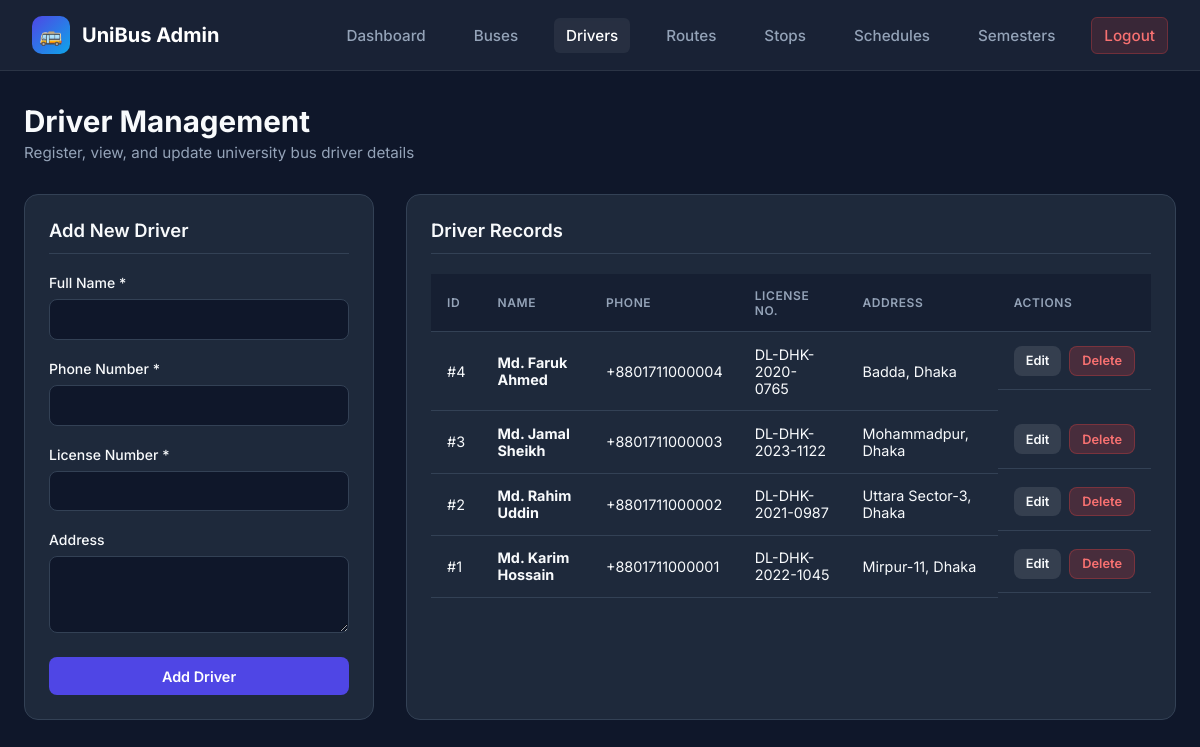
Page /driver.php (signed in) on the committed database.
### tables this page shows
CREATE TABLE `driver` (
  `DriverID` int(11) NOT NULL AUTO_INCREMENT,
  `FullName` varchar(100) NOT NULL,
  `Phone` varchar(20) NOT NULL,
  `LicenseNumber` varchar(50) NOT NULL,
  `Address` varchar(255) DEFAULT NULL,
  PRIMARY KEY (`DriverID`),
  UNIQUE KEY `Phone` (`Phone`),
  UNIQUE KEY `LicenseNumber` (`LicenseNumber`)
);

### driver.php (the view, shortened to what this page needs)
<?php
include("db.php");
$edit_driver = null;
$drivers_query = "SELECT * FROM driver ORDER BY DriverID DESC";
$drivers_result = mysqli_query($conn, $drivers_query);
?>
<!DOCTYPE html>
<html lang="en">
<head>
    <link rel="stylesheet" href="style.css">
</head>
<body>
    <nav class="navbar">
        <a href="admin.php" class="brand">
            <div class="brand-icon">🚌</div>
            <span>UniBus Admin</span>
        </a>
        <ul class="nav-links">
            <li><a href="admin.php">Dashboard</a></li>
            <li><a href="bus.php">Buses</a></li>
            <li><a href="driver.php" class="active">Drivers</a></li>
            <li><a href="route.php">Routes</a></li>
            <li><a href="busstop.php">Stops</a></li>
            <li><a href="busschedule.php">Schedules</a></li>
            <li><a href="semester.php">Semesters</a></li>
            <li><a href="logout.php" class="btn-logout">Logout</a></li>
        </ul>
    </nav>
    <div class="container">
        <div class="page-header">
            <div class="page-title">
                <h1>Driver Management</h1>
                <p>Register, view, and update university bus driver details</p>
            </div>
        </div>
        <div class="grid-layout">
            <div class="card">
                <div class="card-title"><?php echo $edit_driver ? 'Edit Driver Details' : 'Add New Driver'; ?></div>
                <form method="POST" action="driver.php">
                    <div class="form-group">
                        <label>Full Name *</label>
                        <input type="text" name="FullName" class="form-control" required value="<?php echo $edit_driver ? htmlspecialchars($edit_driver['FullName']) : ''; ?>">
                    </div>
                    <div class="form-group">
                        <label>Phone Number *</label>
                        <input type="text" name="Phone" class="form-control" required value="<?php echo $edit_driver ? htmlspecialchars($edit_driver['Phone']) : ''; ?>">
                    </div>
                    <div class="form-group">
                        <label>License Number *</label>
                        <input type="text" name="LicenseNumber" class="form-control" required value="<?php echo $edit_driver ? htmlspecialchars($edit_driver['LicenseNumber']) : ''; ?>">
                    </div>
                    <div class="form-group">
                        <label>Address</label>
                        <textarea name="Address" class="form-control" rows="3"><?php echo $edit_driver ? htmlspecialchars($edit_driver['Address']) : ''; ?></textarea>
                    </div>
                    <button type="submit" name="save_driver" class="btn btn-primary btn-block">
                        <?php echo $edit_driver ? 'Update Driver' : 'Add Driver'; ?>
                    </button>
                </form>
            </div>
            <div class="card">
                <div class="card-title">Driver Records</div>
                <div class="table-responsive">
                    <table class="table">
                        <thead>
                            <tr>
                                <th>ID</th>
                                <th>Name</th>
                                <th>Phone</th>
                                <th>License No.</th>
                                <th>Address</th>
                                <th>Actions</th>
                            </tr>
                        </thead>
                        <tbody>
                            <?php if (mysqli_num_rows($drivers_result) > 0): ?>
                                <?php while ($row = mysqli_fetch_assoc($drivers_result)): ?>
                                    <tr>
                                        <td>#<?php echo $row['DriverID']; ?></td>
                                        <td><strong><?php echo htmlspecialchars($row['FullName']); ?></strong></td>
                                        <td><?php echo htmlspecialchars($row['Phone']); ?></td>
                                        <td><code><?php echo htmlspecialchars($row['LicenseNumber']); ?></code></td>
                                        <td><?php echo htmlspecialchars($row['Address'] ?: 'N/A'); ?></td>
                                        <td style="display:flex; gap:0.5rem;">
                                            <a href="driver.php?edit=<?php echo $row['DriverID']; ?>" class="btn btn-secondary btn-sm">Edit</a>
                                            <a href="driver.php?delete=<?php echo $row['DriverID']; ?>" class="btn btn-danger btn-sm" onclick="return confirm('Are you sure you want to delete this driver?');">Delete</a>
                                        </td>
                                    </tr>
                                <?php endwhile; ?>
                            <?php else: ?>
                                <tr>
                                    <td colspan="6" style="text-align: center; color: var(--text-muted);">No drivers registered yet.</td>
                                </tr>
                            <?php endif; ?>
                        </tbody>
                    </table>
                </div>
            </div>
        </div>
    </div>
</body>
</html>

### style.css (style rules this page uses)
:root { --primary: #4f46e5; --primary-hover: #4338ca; --primary-light: #eef2ff; --secondary: #0ea5e9; --success: #10b981; --warning: #f59e0b; --danger: #ef4444; --bg-dark: #0f172a; --card-bg: #1e293b; --text-main: #f8fafc; --text-muted: #94a3b8; --border-color: #334155; --glass-bg: rgba(30, 41, 59, 0.7); --glass-border: rgba(255, 255, 255, 0.08); }
* { margin: 0; padding: 0; box-sizing: border-box; font-family: 'Inter', system-ui, -apple-system, sans-serif; }
body { background-color: var(--bg-dark); color: var(--text-main); min-height: 100vh; display: flex; flex-direction: column; }
.navbar { background: var(--glass-bg); backdrop-filter: blur(12px); border-bottom: 1px solid var(--glass-border); padding: 1rem 2rem; display: flex; justify-content: space-between; align-items: center; position: sticky; top: 0; z-index: 100; }
.navbar .brand { display: flex; align-items: center; gap: 0.75rem; font-size: 1.25rem; font-weight: 700; color: #ffffff; text-decoration: none; }
.navbar .brand-icon { width: 38px; height: 38px; background: linear-gradient(135deg, var(--primary), var(--secondary)); border-radius: 10px; display: flex; align-items: center; justify-content: center; font-size: 1.2rem; }
.nav-links { display: flex; align-items: center; gap: 1.5rem; list-style: none; }
.nav-links a { color: var(--text-muted); text-decoration: none; font-weight: 500; font-size: 0.95rem; transition: all 0.2s ease; padding: 0.5rem 0.75rem; border-radius: 6px; }
.nav-links a:hover, .nav-links a.active { color: #ffffff; background: rgba(255, 255, 255, 0.06); }
.btn-logout { background: rgba(239, 68, 68, 0.15); color: #f87171 !important; border: 1px solid rgba(239, 68, 68, 0.3); }
.container { max-width: 1200px; margin: 2rem auto; padding: 0 1.5rem; width: 100%; flex: 1; }
.page-header { display: flex; justify-content: space-between; align-items: center; margin-bottom: 2rem; }
.page-title h1 { font-size: 1.85rem; font-weight: 700; }
.page-title p { color: var(--text-muted); font-size: 0.95rem; margin-top: 0.25rem; }
.grid-layout { display: grid; grid-template-columns: 350px 1fr; gap: 2rem; }
.card { background: var(--card-bg); border: 1px solid var(--border-color); border-radius: 14px; padding: 1.5rem; }
.card-title { font-size: 1.15rem; font-weight: 600; margin-bottom: 1.25rem; padding-bottom: 0.75rem; border-bottom: 1px solid var(--border-color); }
.form-group { margin-bottom: 1.25rem; }
.form-group label { display: block; font-size: 0.875rem; font-weight: 500; margin-bottom: 0.5rem; color: var(--text-main); }
.form-control { width: 100%; padding: 0.65rem 0.85rem; background: var(--bg-dark); border: 1px solid var(--border-color); border-radius: 8px; color: var(--text-main); font-size: 0.925rem; outline: none; transition: border-color 0.2s; }
.btn { display: inline-flex; align-items: center; justify-content: center; gap: 0.5rem; padding: 0.65rem 1.25rem; border-radius: 8px; font-weight: 600; font-size: 0.9rem; cursor: pointer; border: none; transition: all 0.2s ease; text-decoration: none; }
.btn-primary { background: var(--primary); color: white; }
.btn-secondary { background: rgba(255, 255, 255, 0.1); color: var(--text-main); }
.btn-danger { background: rgba(239, 68, 68, 0.2); color: #f87171; border: 1px solid rgba(239, 68, 68, 0.3); }
.btn-sm { padding: 0.4rem 0.75rem; font-size: 0.8rem; }
.btn-block { width: 100%; }
.table-responsive { width: 100%; overflow-x: auto; }
.table { width: 100%; border-collapse: collapse; text-align: left; }
.table th, .table td { padding: 0.85rem 1rem; border-bottom: 1px solid var(--border-color); font-size: 0.9rem; }
.table th { background: rgba(15, 23, 42, 0.5); color: var(--text-muted); font-weight: 600; text-transform: uppercase; font-size: 0.75rem; letter-spacing: 0.05em; }

### rows in the picture
driver: DriverID "4", FullName "Md. Faruk Ahmed", Phone "+8801711000004", LicenseNumber "DL-DHK-2020-0765", Address "Badda, Dhaka"
driver: DriverID "3", FullName "Md. Jamal Sheikh", Phone "+8801711000003", LicenseNumber "DL-DHK-2023-1122", Address "Mohammadpur, Dhaka"
driver: DriverID "2", FullName "Md. Rahim Uddin", Phone "+8801711000002", LicenseNumber "DL-DHK-2021-0987", Address "Uttara Sector-3, Dhaka"
driver: DriverID "1", FullName "Md. Karim Hossain", Phone "+8801711000001", LicenseNumber "DL-DHK-2022-1045", Address "Mirpur-11, Dhaka"
